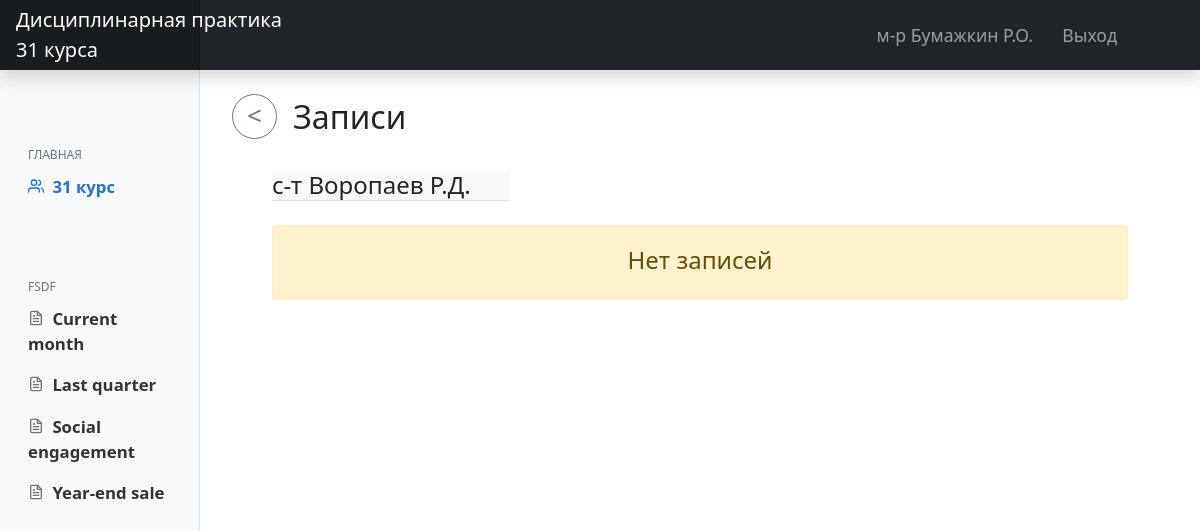
Page /notes/voropaev-rd-967e0be1/ (signed in) on the committed database.
### main/models.py (models this page shows, shortened)
class CustomUser(AbstractUser):
    LS = 1
    KO = 2
    KG = 3
    KOF = 4
    ST = 5
    NK = 6
    ROLE_CHOICES = (
        (LS, 'Курсант'),
        (KO, 'Командир отделения'),
        (KG, 'Командир группы'),
        (KOF, 'Курсовой офицер'),
        (ST, 'Старшина курса'),
        (NK, 'Начальник курса')
    )
    RANG_CHOICES = (
        ('ряд.', 'Рядовой'),
        ('мл.с-т', 'Мл.Сержант'),
        ('с-т', 'Сержант'),
        ('ст.с-т', 'Ст.Сержант'),
        ('пр-к', 'Прапорщик'),
        ('ст.пр-к', 'Ст.Прапорщик'),
        ('л-т', 'Лейтенант'),
        ('ст.л-т', 'Ст.Лейтенант'),
        ('к-н', 'Капитан'),
        ('м-р', 'Майор'),
        ('п/п-к', 'Подполковник'),
        ('п-к', 'Полковник')
    )
    role = models.PositiveSmallIntegerField('Должность', choices=ROLE_CHOICES, blank=True, null=True)
    first_name = models.CharField('Имя', max_length=50, blank=True, null=True)
    last_name = models.CharField('Фамилия', max_length=50, blank=True, null=True)
    surname = models.CharField('Отчество', max_length=50, blank=True, null=True)
    rang = models.CharField('Воинское звание', choices=RANG_CHOICES, max_length=50, blank=True, null=True)
    category = TreeForeignKey('Category', on_delete=models.PROTECT, related_name='staff', verbose_name='Подразделение',
                              blank=True, null=True)
    slug = models.SlugField(max_length=255, help_text='Заполняется автоматически!', db_index=True, blank=True)
    def get_FIO(self):
        if self.last_name:
            return str(self.rang) + ' ' + str(self.last_name) + ' ' + str(self.first_name[0].upper()) + '.' + str(
                self.surname[0].upper()) + '.'
        else:
            return "'unknown'"

class Category(MPTTModel):
    COURSE_TYPE = "course"
    PLATOON_TYPE = "platoon"
    GROUP_TYPE = "group"
    UNIT_TYPE = "unit"
    type_choices = [
        (COURSE_TYPE, "Курс"),
        (PLATOON_TYPE, "Взвод"),
        (GROUP_TYPE, "Группа"),
        (UNIT_TYPE, "Отделение"),
    ]
    title = models.CharField(max_length=50, unique=True, verbose_name='Название позразделения')
    type = models.CharField(choices=type_choices, max_length=25, verbose_name="Тип категории")
    parent = TreeForeignKey('self', on_delete=models.PROTECT, null=True, blank=True, related_name='children',
                            db_index=True, verbose_name='Родительская категория')
    slug = models.SlugField()
    class MPTTMeta:
        order_insertion_by = ['title']
    class Meta:
        unique_together = [['parent', 'slug']]
        verbose_name = 'Категория'
        verbose_name_plural = 'Категории'

### main/views.py (the view)
# urls.py: path('notes/<slug:slug>/', UserNotesListView.as_view(), name='view_user_notes'),
class UserNotesListView(LoginRequiredMixin, ListView):
    model = Note
    context_object_name = 'user_notes'
    template_name = 'main/user_notes.html'
    def get_queryset(self):
        slug = self.kwargs["slug"]
        user = CustomUser.objects.filter(slug=slug).first()
        notes = user.notes.all()
        return notes
    def get_context_data(self, **kwargs):
        context = super().get_context_data(**kwargs)
        slug = self.kwargs["slug"]
        user = CustomUser.objects.filter(slug=slug).first()
        context["user"] = user
        return context

### main/templates/main/user_notes.html (shortened to what this page needs)
{% extends 'main/layout.html' %}
{% load static %}
{% block content %}
    <h2 class="mt-4 ms-2"><a onclick="history.back();"><button class="btn btn-outline-secondary btn-circle btn-sm mb-2 me-3"><</button></a>Записи</h2>
    <h4 class="mt-4 mx-5 bg-light w-25 border-bottom">{{ user.get_FIO }}</h4>
    {% if user_notes %}
    <div class="table-responsive mt-4 mx-5">
        <table class="table table-striped">
            <thead class="table-dark">
            <tr>
                <th scope="col">№</th>
                <th scope="col">Запись</th>
                <th scope="col">Кем дано</th>
                <th scope="col">Дата</th>
                <th scope="col"></th>
            </tr>
            </thead>
            <tbody>
            {% for note in user_notes %}
                <tr>
                    <th scope="row">{{ forloop.counter }}</th>
                    <td>{{ note.type }}</td>
                    <td>{{ note.who_gave.get_FIO }}</td>
                    <td>{{ note.date|date:"d.m.Y" }}</td>
                    <td class="text-end"><a class="btn btn-sm btn-warning" href="{% url 'user_note_detail' slug=note.slug %}">Подробнее</a></td>
                </tr>
            {% endfor %}
            </tbody>
        </table>
    </div>
    {% else %}
        <div class="alert alert-warning text-center mt-4 mx-5" role="alert">
            <h4 class="mt-1">Нет записей</h4>
        </div>
    {% endif %}
{% endblock %}

### main/templates/main/layout.html (shortened to what this page needs)
{% load static %}
<!DOCTYPE html>
<html lang="ru">
<head>
    <link rel="stylesheet" href="{% static 'main/css/main.css' %}">
    <link rel="stylesheet" href="{% static 'main/css/bootstrap.min.css' %}">
    <link href="{% static 'main/js/main.js' %}" rel="stylesheet">
  </head>
  <body>
  <header class="navbar navbar-dark sticky-top bg-dark flex-md-nowrap p-0 shadow">
      <a href="{% url 'home' %}" class="navbar-brand col-md-3 col-lg-2 me-0 px-3 text-start">Дисциплинарная практика<br>31 курса</a>
      <div class="navbar-nav">
          <div class="row row-cols-2 mx-2 gx-5">
              <div class="nav-item text-nowrap">
                  <a class="nav-link nav-el">{{ request.user.get_FIO }}</a>
              </div>
              <div class="nav-item text-nowrap">
                  <a class="nav-link nav-el px-3" href="{% url 'logout' %}">Выход</a>
              </div>
          </div>
      </div>
  </header>
  <div class="container-fluid">
      <div class="row">
          <nav id="sidebarMenu" class="col-md-3 col-lg-2 d-md-block bg-light sidebar collapse">
              <div class="position-sticky pt-5">
                  <h6 class="sidebar-heading d-flex justify-content-between align-items-center px-3 mb-1 text-muted">
                      Главная</h6>
                  <ul class="nav flex-column">
                      {% if request.user.role > 1 %}
                      <li class="nav-item">
                          <a class="nav-link active" aria-current="page" href="{% url 'view_group_content' %}">
                              <span data-feather="users"></span>
                              {{ request.user.category.title }}
                          </a>
                      </li>
                      {% endif %}
                  </ul>
                  <h6 class="sidebar-heading d-flex justify-content-between align-items-center px-3 pt-5 mt-4 mb-1 text-muted">
                      fsdf</h6>
                  <ul class="nav flex-column mb-2">
                      <li class="nav-item">
                          <a class="nav-link" href="#">
                              <span data-feather="file-text"></span>
                              Current month
                          </a>
                      </li>
                      <li class="nav-item">
                          <a class="nav-link" href="#">
                              <span data-feather="file-text"></span>
                              Last quarter
                          </a>
                      </li>
                      <li class="nav-item">
                          <a class="nav-link" href="#">
                              <span data-feather="file-text"></span>
                              Social engagement
                          </a>
                      </li>
                      <li class="nav-item">
                          <a class="nav-link" href="#">
                              <span data-feather="file-text"></span>
                              Year-end sale
                          </a>
                      </li>
                  </ul>
              </div>
    </nav>
    <main class="col-md-9 ms-sm-auto col-lg-10 px-md-4">
        {% block content %}{% endblock %}
    </main>
  </div>
</div>
  </body>
</html>

### main/static/main/css/main.css (style rules this page uses)
body { font-size: .875rem; }
.feather { width: 16px; height: 16px; vertical-align: text-bottom; }
.sidebar { position: fixed; top: 0; bottom: 0; left: 0; z-index: 100; padding: 100px 0 0; box-shadow: inset -1px 0 0 rgba(0, 0, 0, .1); }
.sidebar .nav-link { font-weight: 600; color: #333; font-size: 1.05rem; }
.sidebar .nav-link .feather { margin-right: 4px; margin-bottom: 4px; color: #727272; }
.sidebar .nav-link { transition: transform .3s ease-out; }
.sidebar .nav-link.active { color: #2470dc; }
.sidebar .nav-link:hover .feather, .sidebar .nav-link.active .feather { color: inherit; }
.sidebar-heading { font-size: .75rem; text-transform: uppercase; }
.navbar-brand { padding-top: .75rem; padding-bottom: .75rem; font-size: 1.15rem; background-color: rgba(0, 0, 0, .25); box-shadow: inset -1px 0 0 rgba(0, 0, 0, .25); }
.nav-el { font-size: 1.1rem; }
.btn-circle.btn-sm { width: 45px; height: 45px; padding-top: 0px; padding-bottom: 3px; border-radius: 60px; font-size: 26px; text-align: center; }

### rows in the picture
CustomUser: user.get_FIO "м-р Бумажкин Р.О.", user.category "31 курс"
CustomUser: get_FIO "с-т Воропаев Р.Д."
